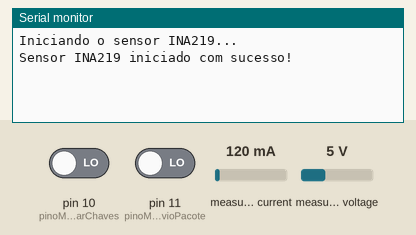
A sketch run on a simulated Arduino Uno, built with avr-gcc and run on an emulated ATmega328P. Parts: the last lines printed to the serial monitor. Inputs (shaded band) come from the test bench; at power-on: pin 10 (pinoMonitoraParChaves) LOW, pin 11 (pinoMonitoraEnvioPacote) LOW, measured current 120 mA, measured voltage 5 V.

Above: at 4.8 s.
4.9 s: pin 10 (pinoMonitoraParChaves) driven HIGH
At 7.3 s:
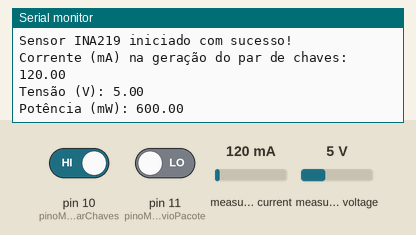
7.6 s: pin 11 (pinoMonitoraEnvioPacote) driven HIGH
At 8.7 s:
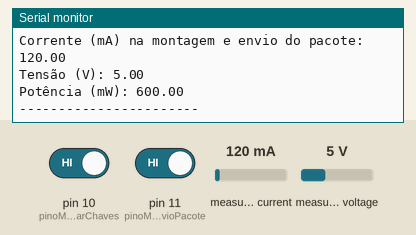

Measured:
- after the input at 4.9 s, the serial monitor: prints a new line after 1.1 s (image 1)
- after the input at 7.6 s, the serial monitor: prints a new line after 0.44 s (image 2)

The sketch:

monitor_nizkp.ino
```cpp
#include <Wire.h>
#include <Adafruit_INA219.h>

Adafruit_INA219 ina219(0x40);  // Sets the sensor addressr

int pinoMonitoraParChaves = 10; // Pin used to monitor key generation
int pinoMonitoraEnvioPacote = 11; // Pin used to monitor packet assembly and transmission
bool chaveGerada = false;  // Control variable to ensure that the reading occurs only once
bool pacoteEnviado = false;

void setup() {
  Serial.begin(9600);
  while (!Serial);

  Serial.println("Iniciando o sensor INA219...");
  if (!ina219.begin()) {
    Serial.println("Falha ao iniciar o sensor INA219. Verifique as conexões.");
    while (1);  // Pausa o programa se houver erro
  }

  // Inicializa oa pinos de monitoramentos como entrada
  pinMode(pinoMonitoraParChaves, INPUT);
  pinMode(pinoMonitoraEnvioPacote, INPUT);
  Serial.println("Sensor INA219 iniciado com sucesso!");
}

void loop() {
  if (digitalRead(pinoMonitoraParChaves) == HIGH && !chaveGerada) {
    chaveGerada = true;

    float corrente_mA = ina219.getCurrent_mA();
    float tensao_V = ina219.getBusVoltage_V();
    float potencia_mW = corrente_mA * tensao_V;

    Serial.print("Corrente (mA) na geração do par de chaves: ");
    Serial.println(corrente_mA);
    Serial.print("Tensão (V): ");
    Serial.println(tensao_V);
    Serial.print("Potência (mW): ");
    Serial.println(potencia_mW);
  }else if (digitalRead(pinoMonitoraEnvioPacote) == HIGH && !pacoteEnviado) {
    // Marca que o pacote foi enviado
    pacoteEnviado = true;

    // Realiza a leitura de corrente, tensão e potência apenas quando o pino está HIGH e a chave foi gerada
    float corrente_mA = ina219.getCurrent_mA(); // Obtém a corrente em mA
    float tensao_V = ina219.getBusVoltage_V();  // Obtém a tensão em V
    float potencia_mW = corrente_mA * tensao_V; // Calcula a potência em mW

    Serial.print("Corrente (mA) na montagem e envio do pacote: ");
    Serial.println(corrente_mA);
    Serial.print("Tensão (V): ");
    Serial.println(tensao_V);
    Serial.print("Potência (mW): ");
    Serial.println(potencia_mW);
    Serial.println("-----------------------");
  }

  delay(2000); // Aguarda 2 segundos antes da próxima verificação
}
```
